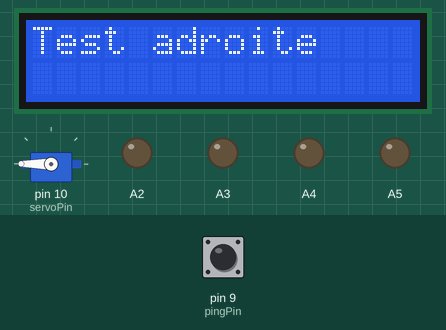
The sketch below on a simulated Arduino Uno, built with avr-gcc and run on an emulated ATmega328P. On the bench: 16×2 character LCD, servo, output pins drawn as LEDs (lit = HIGH). Inputs (shaded band) come from the test bench; at power-on: pin 9 (pingPin) LOW. Random numbers use the default seed unless the sketch sets one.

Above: at 2.3 s.
2.4 s: pin 9 (pingPin) pulsed HIGH 5 times (0.12 s each, 0.3 s apart)
At 6.2 s:
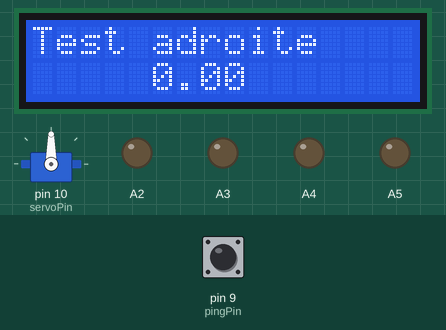
At 6.8 s:
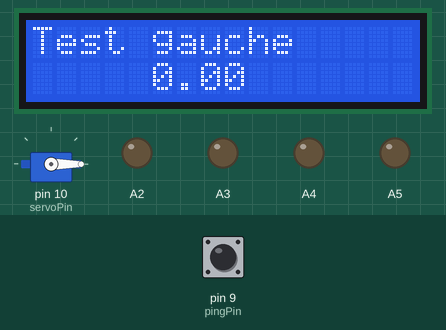
6.9 s: pin 9 (pingPin) pulsed HIGH 5 times (0.12 s each, 0.3 s apart)
At 12.9 s:
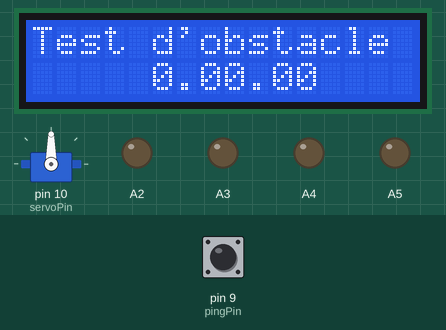
Timing chart, 0 to 50.7 s (numbered marks = the images above; inputs shaded):
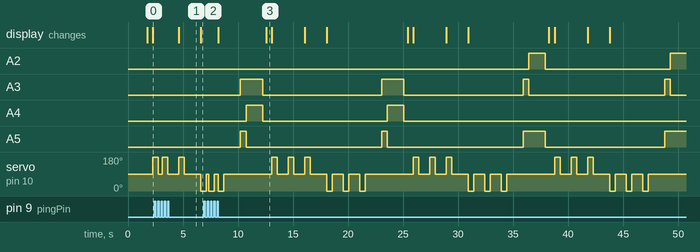

Measured:
- by itself, A4: alternates HIGH for 1.5 s and LOW for 11.3 s, 4 changes in all, then stays LOW
- what the display in image 1 shows lasts 2.0 s, from 4.6 s to 6.6 s
- what the display in image 3 shows lasts 0.5 s, from 12.6 s to 13.1 s

The sketch:

Rover_Code.ino
```cpp
#include <Servo.h>
#include <LiquidCrystal.h>
#define Temp_Update 15
#define Init_Servo 90
#define Time_Init 333.333

const int pingPin = 9;
const int servoPin = 10;
LiquidCrystal lcd(12, 11, 5, 4, 3, 2);
Servo servoMotor;

void setup()
{
  pinMode(A2, OUTPUT);/*Input0*//*l293d*/
  pinMode(A3, OUTPUT);/*Input1*//*l293d*/
  pinMode(A4, OUTPUT);/*Input2*//*l293d*/
  pinMode(A5, OUTPUT);/*Input3*//*l293d*/

  lcd.begin(16, 2);
  Serial.begin(9600);
  servoMotor.attach(servoPin);
  servoMotor.write(Init_Servo);
  delay(Time_Init);
}

void loop()
{
  long duration;
  float cm;
  float droite_0,Gauche_0;
  int rand_direction;
  pinMode(pingPin, OUTPUT);         /* on prépare la pin pour envoyer le signal */
  digitalWrite(pingPin, LOW);       /* on commence a l'etat bas            */
  delayMicroseconds(2);             /* on attend pendant 2 µs                 */
  digitalWrite(pingPin, HIGH);      /* mise à l'état haut               */
  delayMicroseconds(10);            /* on attend pendant 10 µs                  */
  pinMode(pingPin, INPUT);          /* on prépare le pin pour recevoir un état  */
  duration = pulseIn(pingPin, HIGH);/*fonction pulseIn qui attend un état haut
                    et renvoie le temps d'attente             */
  cm = microsecondsToCentimeters(duration);

  if(cm>332 ||cm<0)
  {
     lcd.clear();
     Avancer();
     Servo_Moteur();
     lcd.print("pas d'obstacle  ");
    }
  else
    {
    if(cm>31){
     Avancer();
     lcd.setCursor(0, 0);
   lcd.print("Distance en cm : ");
     lcd.setCursor(5, 1);
     lcd.print(cm);
     Servo_Moteur();
    }
    else
    {
     Stop();
     servoMotor.write(Init_Servo);
     delay(Time_Init);
     lcd.setCursor(0, 0);
   lcd.print("Test d'obstacle ");
     lcd.setCursor(5, 1);
     lcd.print(cm);
     delay(500);
     lcd.clear();
     lcd.setCursor(0, 0);
   lcd.print("Test adroite ");
     lcd.setCursor(5, 1);
     Servo_droite();
   lcd.print(Servo_droite());
     droite_0 = Servo_droite();
     delay(500);
     lcd.setCursor(0, 0);
   lcd.print("Test gauche ");
     lcd.setCursor(5, 1);
     Servo_Gauche();
     lcd.print(Servo_Gauche());
     Gauche_0 = Servo_Gauche();
     delay(500);
     if (droite_0 > Gauche_0)
     {
       droite();
     }
     else
     {
       if(droite_0 < Gauche_0)
       {
         Gauche();
       }
       else
       {
         if (droite_0 == Gauche_0 && droite_0 < 31)
         {
           Reculer();
         }
         else
         {
           rand_direction = random(200) ;
           if (rand_direction <= 100)
           {
             droite();
           }
           else
           {
             Gauche();
           }
         }
       }
     }
    }
  }
  /*
  we have made calculations to make the project as realistic as possible
   we calculate the sum of the delays that of the servo motor
   we chose the Time_Init = 333.333 so that the sum of the lost temp
   is equal to 999.99 ms ~ 1s
   and we have V=d/s (d=distance s=temp)
   then from the angular velocity formula
   N(rpm) = (25/3piR) * V
   then assuming r=4cm and N=170rpm
   so the offset distance is 25 cm
   and the length of the car is estimated to be 18cm
   so Distance to stop is 18/3 + 25~31cm
   then 31 cm is the safest distance to escape from obstacles
   easier.
   */

}

/*Fonction permet de convertir microseconds ->centimetre
distance_mm = measure / 2.0 * SOUND_SPEED;
*/

float microsecondsToCentimeters(long microseconds) {
  return microseconds / 29 / 2;
}

void Avancer(){
 digitalWrite(A2,1);
 digitalWrite(A3,0);
 digitalWrite(A4,1);
 digitalWrite(A5,0);
}

void Reculer(){
 digitalWrite(A2,0);
 digitalWrite(A3,1);
 digitalWrite(A4,0);
 digitalWrite(A5,1);
 delay(500);
 if (random(100)>50)
 {
   digitalWrite(A2,1);
   digitalWrite(A3,0);
   digitalWrite(A4,0);
   digitalWrite(A5,1);
   delay(500);
 }
 else
 {
   digitalWrite(A2,0);
   digitalWrite(A3,1);
   digitalWrite(A4,1);
   digitalWrite(A5,0);
   delay(500);
 }
}

void Stop(){
 digitalWrite(A2,0);
 digitalWrite(A3,0);
 digitalWrite(A4,0);
 digitalWrite(A5,0);
}

void droite(){
 digitalWrite(A2,1);
 digitalWrite(A3,0);
 digitalWrite(A4,0);
 digitalWrite(A5,1);
 delay(500);
}

void Gauche(){
 digitalWrite(A2,0);
 digitalWrite(A3,1);
 digitalWrite(A4,1);
 digitalWrite(A5,0);
 delay(500);
}
float Servo_Gauche(){
  servoMotor.write(0);
  delay(500);
  pinMode(pingPin, OUTPUT);
  digitalWrite(pingPin, LOW);
  delayMicroseconds(2);
  digitalWrite(pingPin, HIGH);
  delayMicroseconds(10);
  pinMode(pingPin, INPUT);
  servoMotor.write(Init_Servo);
  return microsecondsToCentimeters(pulseIn(pingPin, HIGH));
}
float Servo_droite(){
  servoMotor.write(180);
  delay(500);
  pinMode(pingPin, OUTPUT);
  digitalWrite(pingPin, LOW);
  delayMicroseconds(2);
  digitalWrite(pingPin, HIGH);
  delayMicroseconds(10);
  pinMode(pingPin, INPUT);
  servoMotor.write(Init_Servo);
  return microsecondsToCentimeters(pulseIn(pingPin, HIGH));
}

int Servo_Moteur(){
  servoMotor.write(70);
  delay(Time_Init);
  servoMotor.write(130);
  delay(Time_Init);
}
```
